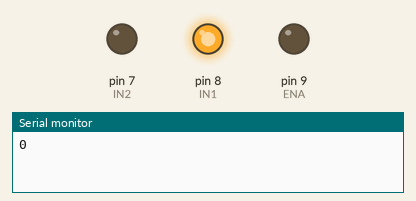
A sketch run on a simulated Arduino Uno, built with avr-gcc and run on an emulated ATmega328P. Parts: output pins drawn as LEDs (lit = HIGH), the last lines printed to the serial monitor.

Above: at 2.05 s.
At 3.5 s:
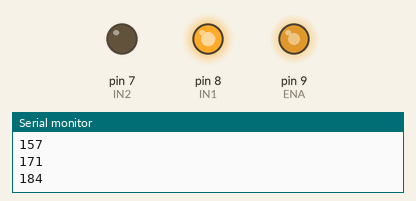
At 5.6 s:
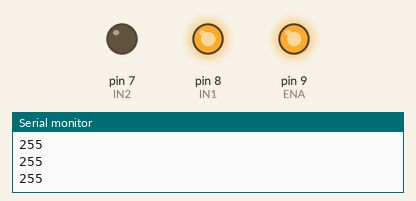
At 9.15 s:
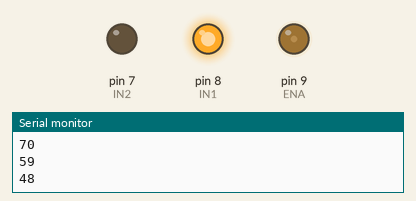
Timing chart, 0 to 13.9 s (numbered marks = the images above):
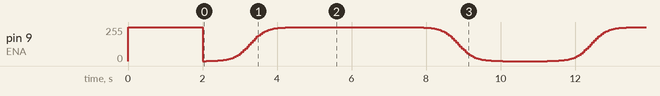

The sketch:

Source_Scurve_MATLAB_PWM.ino
```cpp
const int ENA = 9;
const int IN1 = 8;
const int IN2 = 7;

void setup()
{
    Serial.begin(115200);

    pinMode(ENA, OUTPUT);
    pinMode(IN1, OUTPUT);
    pinMode(IN2, OUTPUT);

    digitalWrite(IN1, HIGH);
    digitalWrite(IN2, LOW);

    analogWrite(ENA,255);
    delay(2000);
}

void loop()
{


    // Tăng tốc chạy 50 bước, biến x chạy từ -6.0 đến +6.0

    for(int i = 0; i <= 50; i++)
    {
        // Chuyển đổi i (0 -> 50) thành x (-6.0 -> +6.0)
        float x = -6.0 + (i / 50.0) * 12.0;

        //  Sigmoid
        float sigmoid = 1.0 / (1.0 + exp(-x));

        // đổi giá trị sigmoid sang PWM
        int pwm = int(sigmoid * 255.0);

        analogWrite(ENA, pwm);
        Serial.println(pwm);
        delay(50);
    }


    // GIỮ TỐC ĐỘ TỐI ĐA (Đồ thị nằm ngang ở đỉnh 255)
    // Giữ trong 3 giây (60 lần * 50ms)

    for(int i = 0; i < 60; i++)
    {
        analogWrite(ENA, 255);
        Serial.println(255);
        delay(50);
    }


    // GIẢM TỐC KIỂU SIGMOID (S-Curve đảo ngược)
    // Chạy 50 bước, biến x chạy từ +6.0 về -6.0

    for(int i = 0; i <= 50; i++)
    {
        // Đi ngược lại: x chạy từ +6.0 về -6.0
        float x = 6.0 - (i / 50.0) * 12.0;

        float sigmoid = 1.0 / (1.0 + exp(-x));
        int pwm = int(sigmoid * 255.0);

        analogWrite(ENA, pwm);
        Serial.println(pwm);
        delay(50);
    }


    // NGHỈ Ở ĐÁY (Đồ thị nằm ngang ở đáy 0)
    // Nghỉ 1 giây (20 lần * 50ms)

    for(int i = 0; i < 20; i++)
    {
        analogWrite(ENA, 0);
        Serial.println(0);
        delay(50);
    }
}
```
